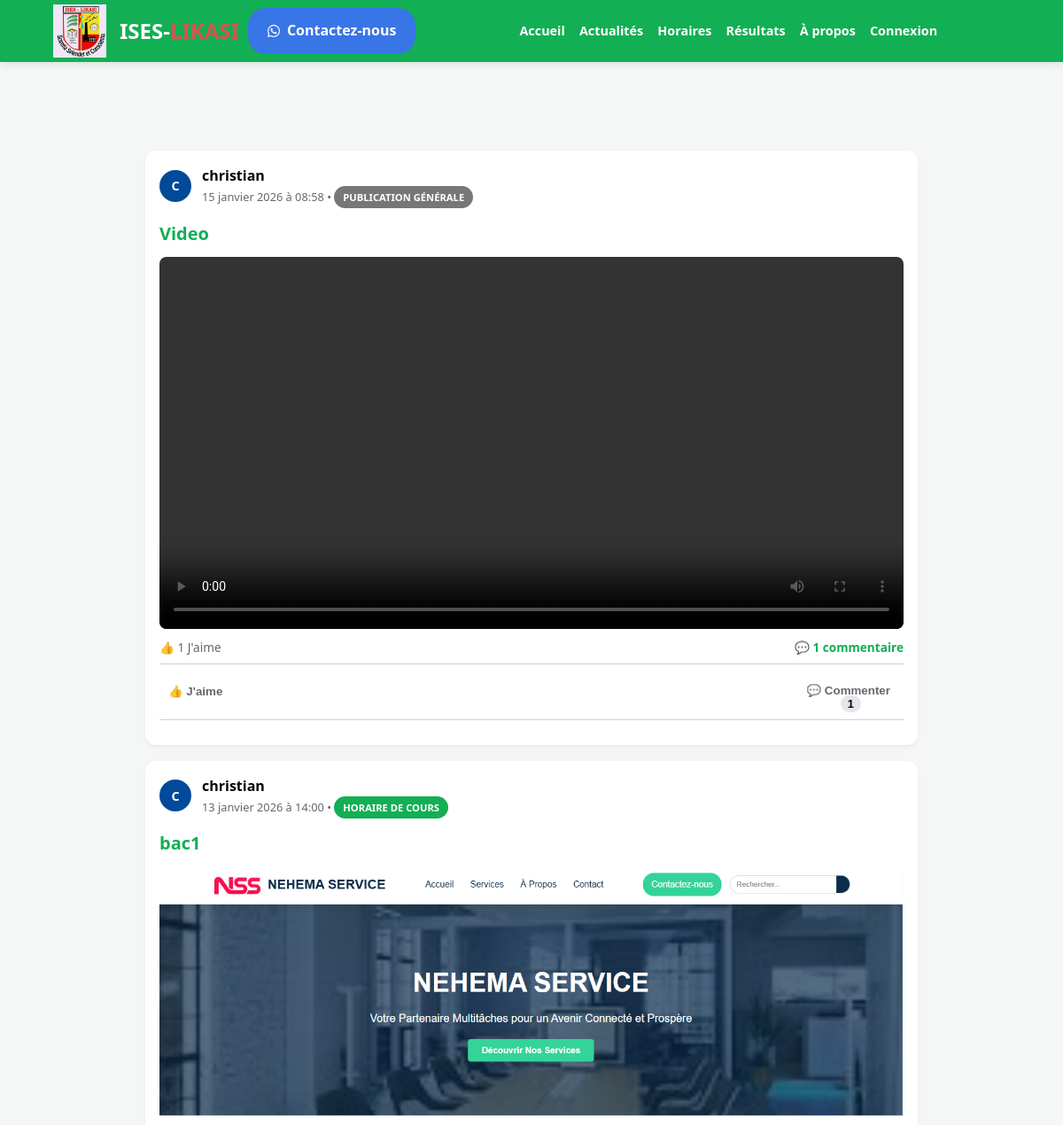
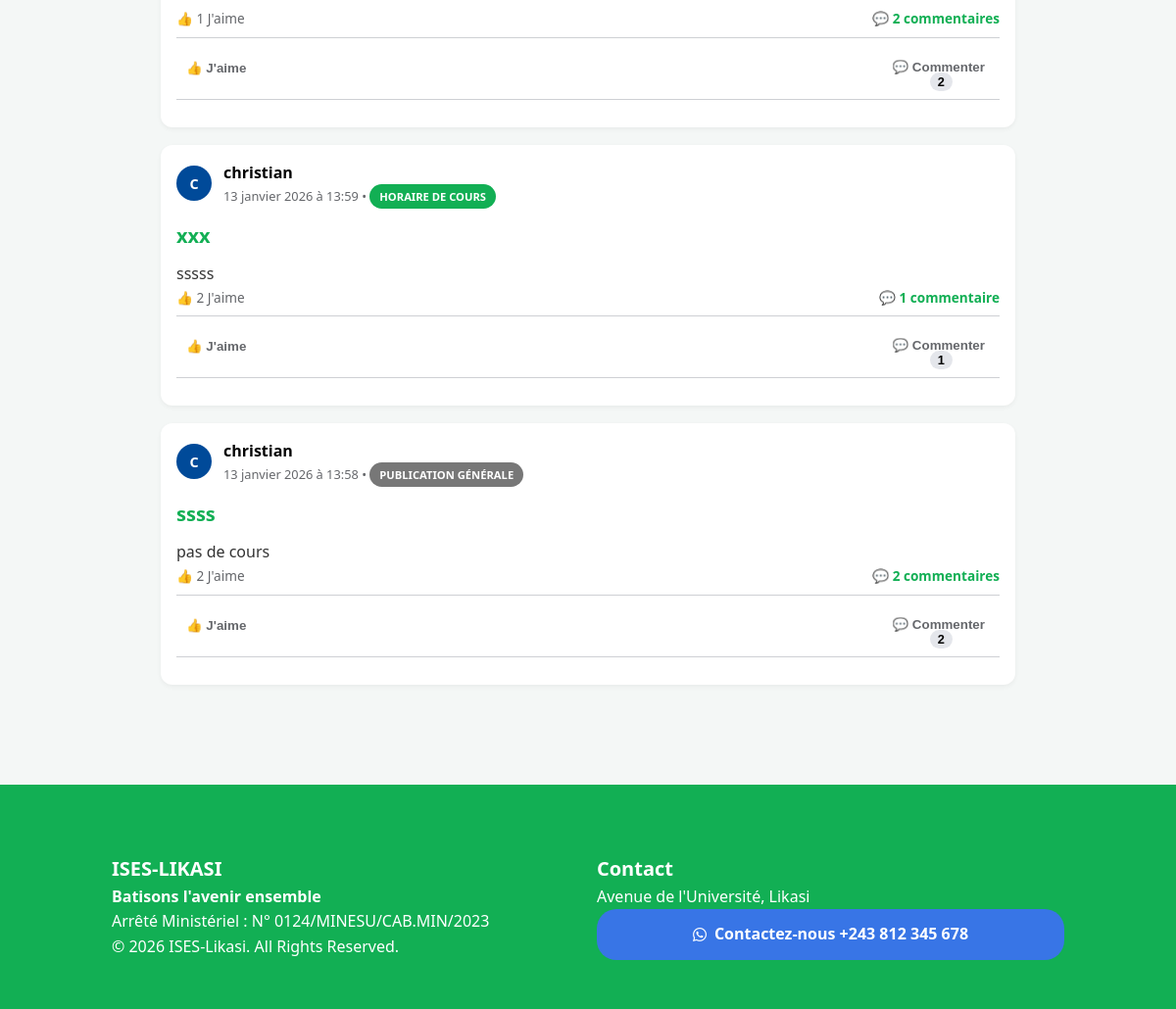
Before: / with the older database file (2 pictures, top to bottom).
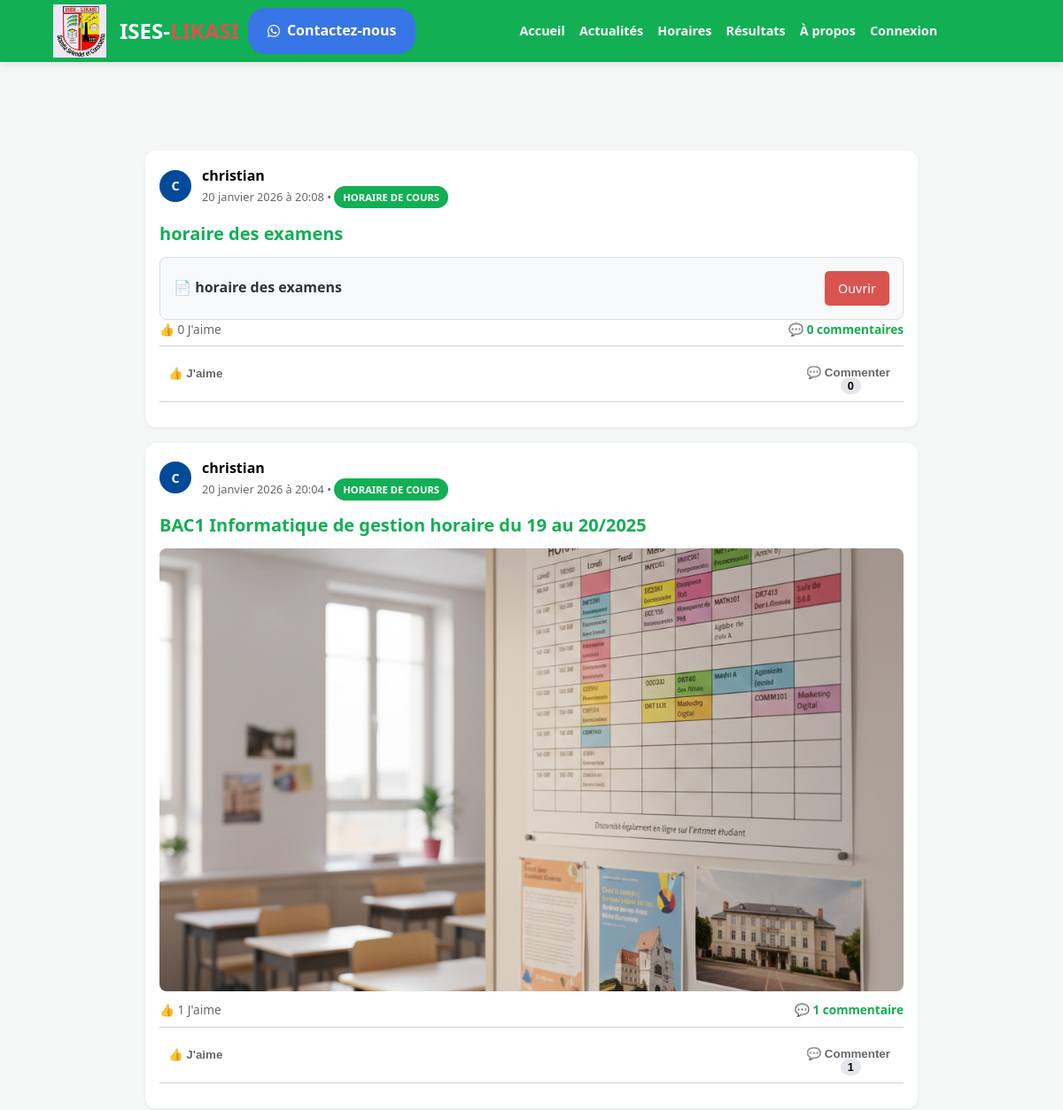
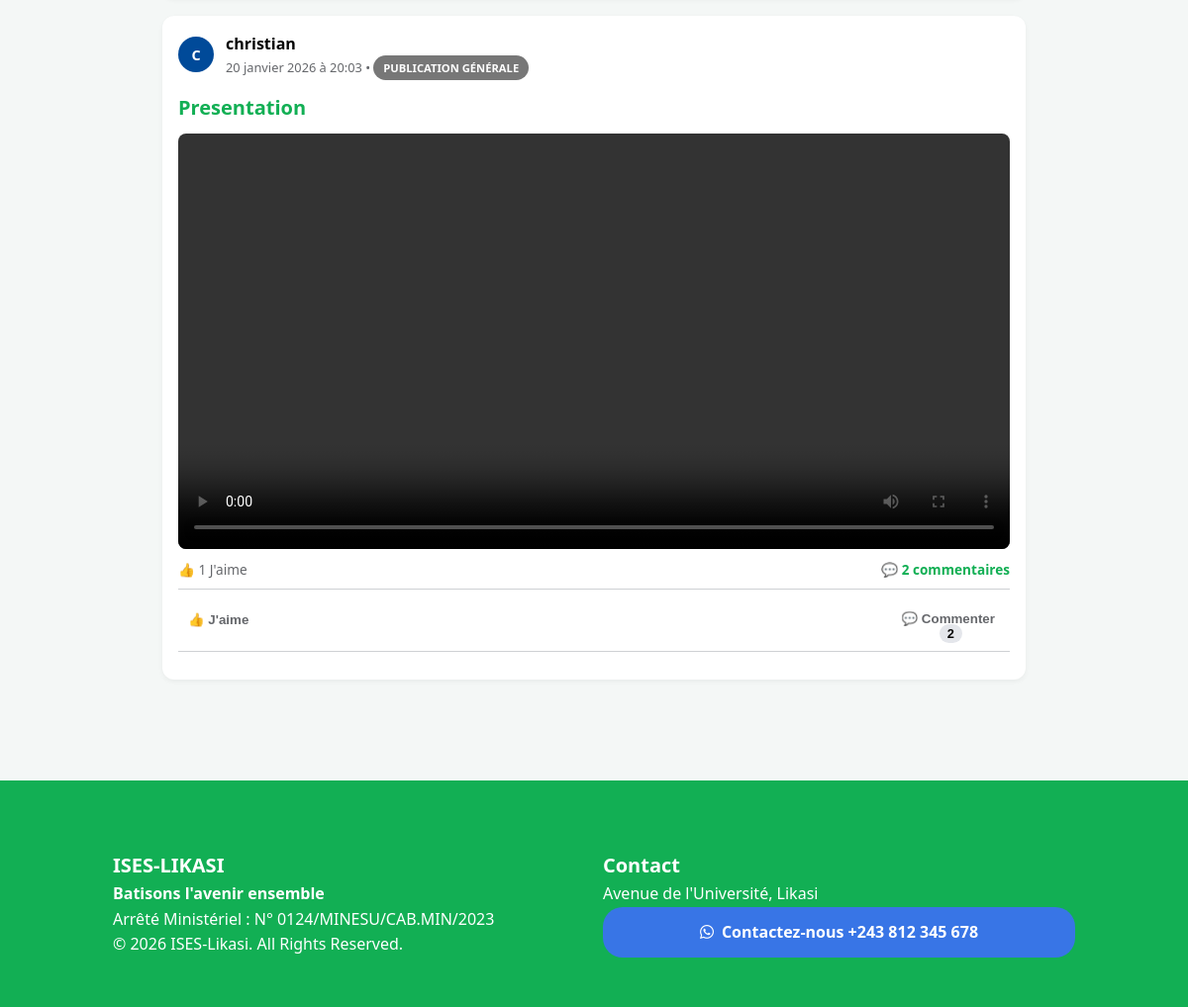
After: the same page with the newer database file (2 pictures, top to bottom).
### portal/models.py (models this page shows)
class Post(models.Model):
    POST_TYPES = (
        ('GENERAL', 'Publication Générale'),
        ('NEWS', 'Communiqué Officiel'),
        ('SCHEDULE', 'Horaire de Cours'),
    )
    author = models.ForeignKey(User, on_delete=models.CASCADE)
    post_type = models.CharField(max_length=10, choices=POST_TYPES, default='GENERAL')
    title = models.CharField(max_length=200)
    content = models.TextField()
    promotion = models.ForeignKey(Promotion, on_delete=models.CASCADE, blank=True, null=True)
    image = models.ImageField(upload_to='posts/', blank=True, null=True)
    video = models.FileField(upload_to='videos/', blank=True, null=True)
    document_pdf = models.FileField(upload_to='documents/', blank=True, null=True)
    created_at = models.DateTimeField(auto_now_add=True)
    likes = models.ManyToManyField(User, related_name='post_likes', blank=True)

### portal/views.py (the view)
# urls.py: path('', views.home_view, name='home'),
def home_view(request):
    posts = Post.objects.all().order_by('-created_at')
    return render(request, 'portal/home.html', {'posts': posts})

### portal/templates/portal/home.html (shortened to what this page needs)
{% extends 'portal/base.html' %}
{% load static %}
{% block content %}
<div class="feed-container">
    {% for post in posts %}
    <div class="post-card">
        <div class="post-header-meta">
            <div class="fb-avatar">{{ post.author.username|slice:":1"|upper }}</div>
            <div class="post-info">
                <span class="post-author-name"><strong>{{ post.author.get_full_name|default:post.author.username }}</strong></span>
                <span class="post-date">{{ post.created_at|date:"d F Y à H:i" }} • <span class="badge {{ post.post_type }}">{{ post.get_post_type_display }}</span></span>
            </div>
        </div>
        <div class="post-content">
            <h2 class="post-title">{{ post.title }}</h2>
            <p>{{ post.content|linebreaks }}</p>
            {% if post.image %}<img src="{{ post.image.url }}" class="media-full">{% endif %}
            {% if post.video %}<video controls class="media-full"><source src="{{ post.video.url }}"></video>{% endif %}
            {% if post.document_pdf %}
                <div class="pdf-attachment">
                    <p>📄 <strong>{{ post.title }}</strong></p>
                    <a href="{{ post.document_pdf.url }}" class="btn-pdf-download" target="_blank">Ouvrir</a>
                </div>
            {% endif %}
        </div>
        <div class="fb-comments-wrapper">
            <div class="fb-comment-count">
                <span>👍 {{ post.likes.count }} J'aime</span>
                <span style="font-weight: 600; color: var(--blue);">💬 {{ post.comments.count }} commentaire{{ post.comments.count|pluralize }}</span>
            </div>
            <hr class="fb-divider">
            <div class="social-interaction-btns">
                <form action="{% url 'like_post' post.id %}" method="POST" style="display:inline;">
                    <button type="submit" class="interaction-btn {% if user in post.likes.all %}active-like{% endif %}">
                        {% if user in post.likes.all %}
                            💙 J'aime
                        {% else %}
                            👍 J'aime
                        {% endif %}
                    </button>
                </form>
                <button type="button" class="interaction-btn btn-toggle-comments" onclick="toggleComments('{{ post.id }}')">
                    💬 Commenter <span class="comment-badge">{{ post.comments.count }}</span>
                </button>
            </div>
            <hr class="fb-divider">
        </div>
    </div>
    {% endfor %}
</div>
{% endblock %}

Changed rows visible on the page:
removed Post: author.username "C", author.get_full_name "christian", created_at "15 janvier 2026 à 08:58", post_type "PUBLICATION GÉNÉRALE", title "Video", likes.count "1", comments.count "1", shows "👍 J'aime"
removed Post: author.username "C", author.get_full_name "christian", created_at "13 janvier 2026 à 14:00", post_type "HORAIRE DE COURS", title "bac1", image (picture), likes.count "1", comments.count "2", shows "👍 J'aime"
removed Post: author.username "C", author.get_full_name "christian", created_at "13 janvier 2026 à 13:59", post_type "HORAIRE DE COURS", title "xxx", content "sssss", likes.count "2", comments.count "1", shows "👍 J'aime"
removed Post: author.username "C", author.get_full_name "christian", created_at "13 janvier 2026 à 13:58", post_type "PUBLICATION GÉNÉRALE", title "ssss", content "pas de cours", likes.count "2", comments.count "2", shows "👍 J'aime"
added Post: author.username "C", author.get_full_name "christian", created_at "20 janvier 2026 à 20:08", post_type "HORAIRE DE COURS", title "horaire des examens", likes.count "0", comments.count "0", shows "👍 J'aime"
added Post: author.username "C", author.get_full_name "christian", created_at "20 janvier 2026 à 20:04", post_type "HORAIRE DE COURS", title "BAC1 Informatique de gestion horaire du 19 au 20/2025", image (picture), likes.count "1", comments.count "1", shows "👍 J'aime"
added Post: author.username "C", author.get_full_name "christian", created_at "20 janvier 2026 à 20:03", post_type "PUBLICATION GÉNÉRALE", title "Presentation", likes.count "1", comments.count "2", shows "👍 J'aime"
